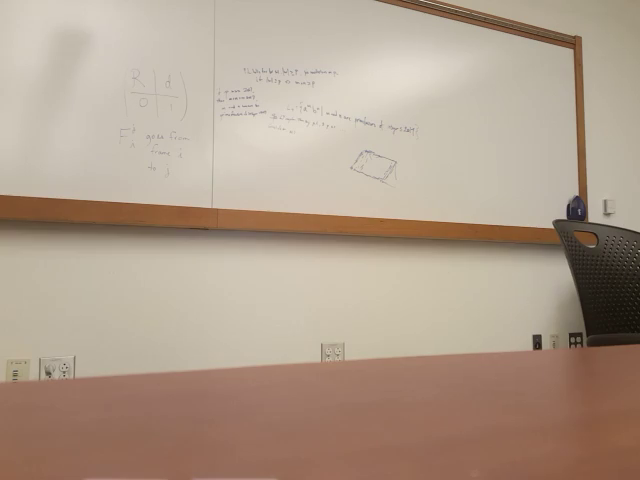
#> input picture frame 34 of chair.mp4, 640 x 480 px, given in place of Part1.mov, which was not available
$ python tracking.py
#> lines starting #> are read from the running program, lines starting #| are printed output that depends on the picture; pictures that were not available may be replaced by others from this repository, and a replacement may not be noted
'''
[project objective here]
Authors: Nhung Hoang and Richard Phillips
Project Dates: 01/30/17 -

Notes:
    Use argparse?
'''

import sys

import numpy as np
import cv2
import matplotlib.pyplot as plt
import argparse


def averaged_background(video, max_frames=600):
	"""
	Take a cv2 VideoCapture object and average out the frames over the whole video or the max_frames, whichever is smallest.
	:param video: cv2.VideoCapture
	:rtype: np.array
	"""
#> called with max_frames = 600
	# Get video dimensions
	width = int(video.get(cv2.CAP_PROP_FRAME_WIDTH))
	height = int(video.get(cv2.CAP_PROP_FRAME_HEIGHT))
	average_bg = np.zeros((height,width), dtype=np.float32)

	# Count frames to make sure we don't try to pull a frame that doesn't exist
	length = video.get(cv2.CAP_PROP_FRAME_COUNT)
	length = np.float64(min(length, max_frames))

	for i in range(int(length)):
		ret, frame = video.read()
		gray = cv2.cvtColor(frame, cv2.COLOR_BGR2GRAY)
		average_bg += np.array(gray)/length
#> this loop made 31 passes
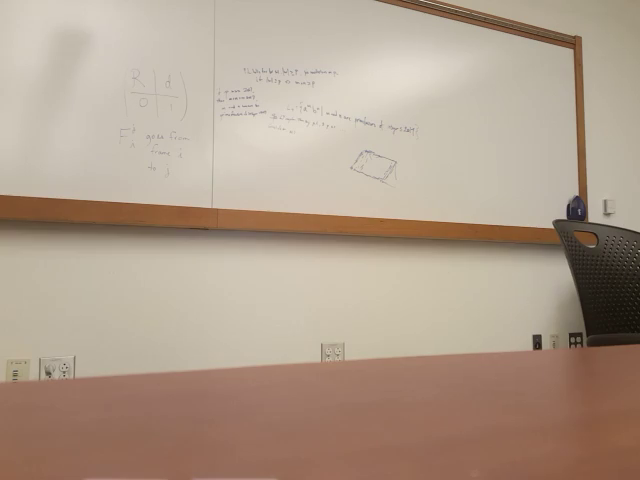
#> input picture frame 34 of chair.mp4, 640 x 480 px, given in place of Part1.mov, which was not available
#> pass 1, in averaged_background, `gray = cv2.cvtColor(frame, cv2.COLOR_BGR2GRAY)`:
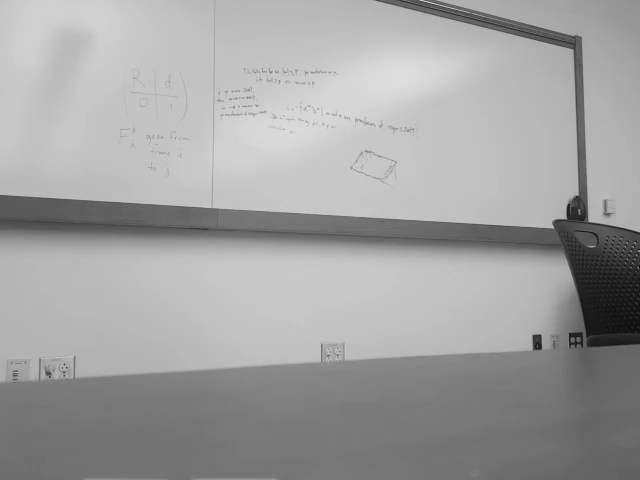
#> gray: shape (480, 640); min 10, max 222, mean 161.3
#> pass 1, in averaged_background, `average_bg += np.array(gray)/length`:
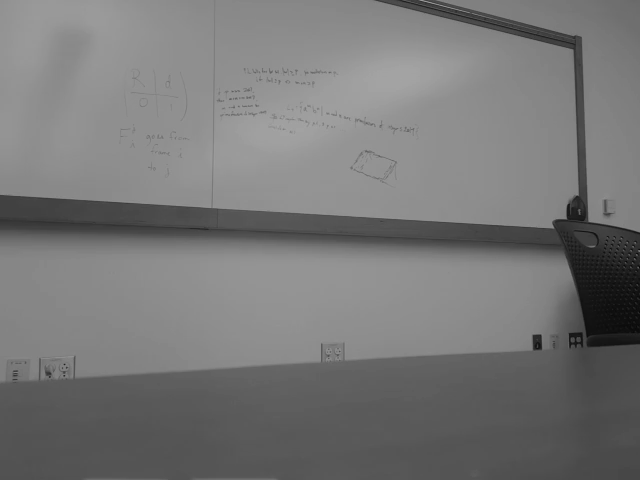
#> average_bg: shape (480, 640) float32; min 0.0291, max 0.645, mean 0.469
#> pass 2, in averaged_background, `average_bg += np.array(gray)/length`:
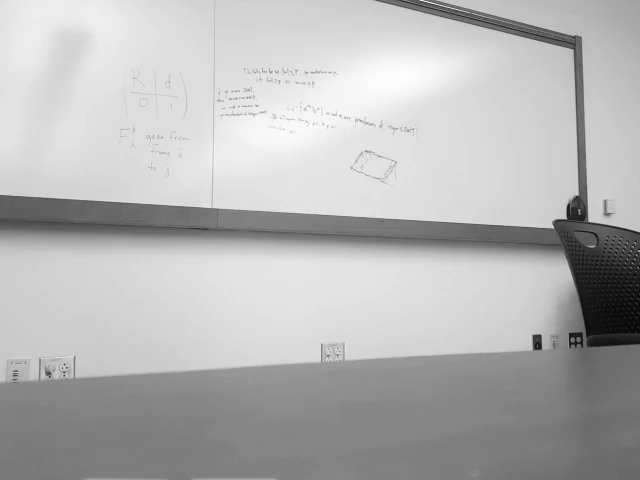
#> average_bg: shape (480, 640) float32; min 0.0581, max 1.29, mean 0.938; drawn with min black and max white

	return average_bg

def threshold_frame(frame, background, threshold=20):
	"""
	Return a binary mask for a specific frame. Frame and background should be np.array or cv.mat objects.
	:return: np.array
	"""
	diff = np.array(frame, np.float32) - background
	ret, mask = cv2.threshold(diff,threshold, 255, cv2.THRESH_BINARY)
	# Debugging check. TODO: Remove in production.
	if np.max(mask) > 255.0:
		raise ValueError("Oops, the binary mask has written specific pixel values to be over 255.")
	return mask

# def morph_operate(frame):


def main(video_file=None):
	if video_file is None:
		video = cv2.VideoCapture(sys.argv[1])
	else:
		video = cv2.VideoCapture(video_file)
	bg = averaged_background(video)

	# plt.imshow(bg,cmap='gray')
	# plt.show()

	# Grab an example frame and threshold
	fourcc = cv2.VideoWriter_fourcc(*'mp4v')
	frame = cv2.VideoCapture(video_file)
	## To Cut
	new_video = cv2.VideoWriter('newvid.mp4', fourcc, 20.0,(360,640),False)
	while True:
		ret, frame2 = frame.read()
		if not ret:
			break
		else:
			frame2 = cv2.cvtColor(frame2, cv2.COLOR_BGR2GRAY)
			frame3 = threshold_frame(frame2, bg, 35)
			# new_video.write(frame3)
			cv2.imshow('frame',frame3)
			if cv2.waitKey(1) & 0xFF == ord('q'):
				break


	# [6 lines of commented-out code are left out]
	video.release()
	cv2.destroyAllWindows()


# main("/Users/Richard/PycharmProjects/ComputerVision/Proj1/E27-Project-One/walking.mp4")
main('Clips/Part1.mov')

$ run again, starting later in the video
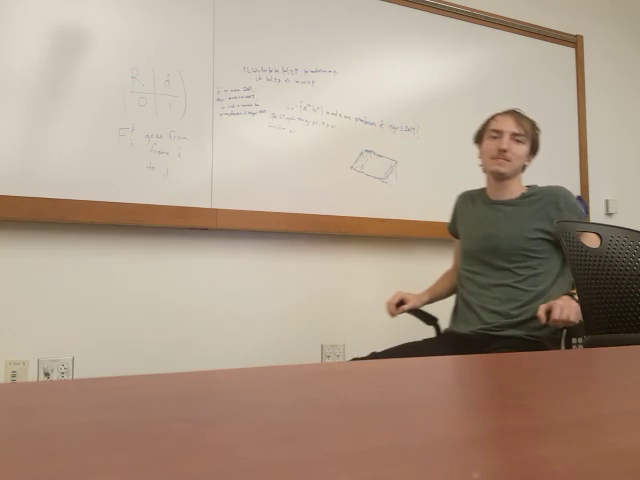
#> input picture frame 154 of chair.mp4, 640 x 480 px, given in place of Part1.mov, which was not available
#> the loop in averaged_background, `for i in range(int(length)):` made 31 passes
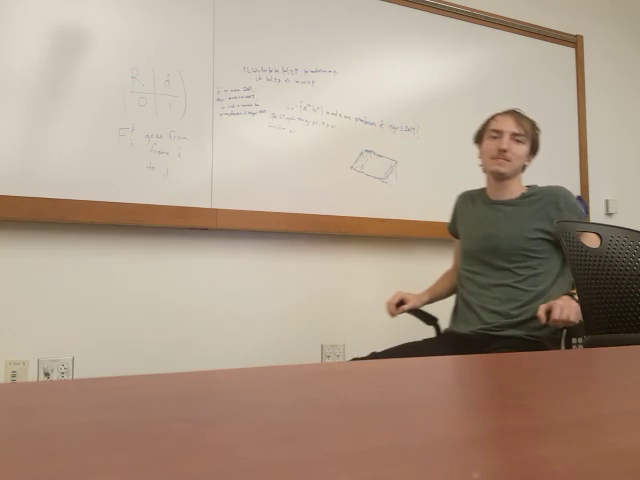
#> input picture frame 154 of chair.mp4, 640 x 480 px, given in place of Part1.mov, which was not available
#> after the loop in averaged_background, `for i in range(int(length)):`:
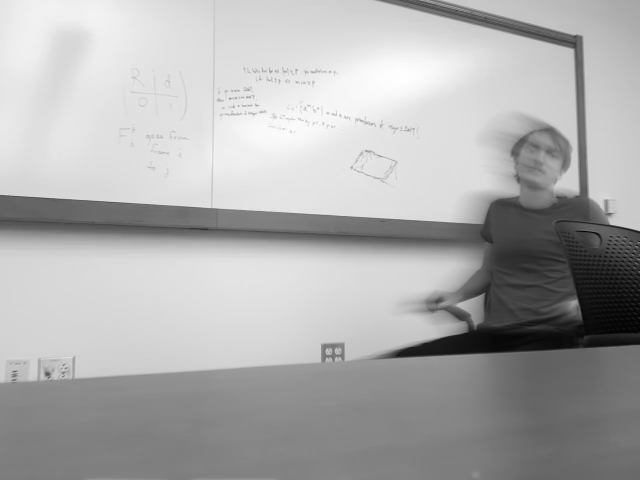
#> average_bg: shape (480, 640) float32; min 1.43, max 19.8, mean 13.93; drawn with min black and max white
#> after the loop in averaged_background, `for i in range(int(length)):`:
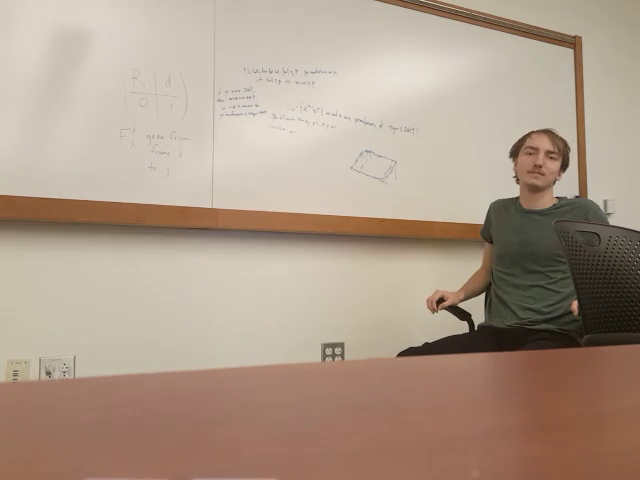
#> frame: shape (480, 640, 3); mean B, G, R 138.8, 155.2, 173.8

$ run again, starting later in the video
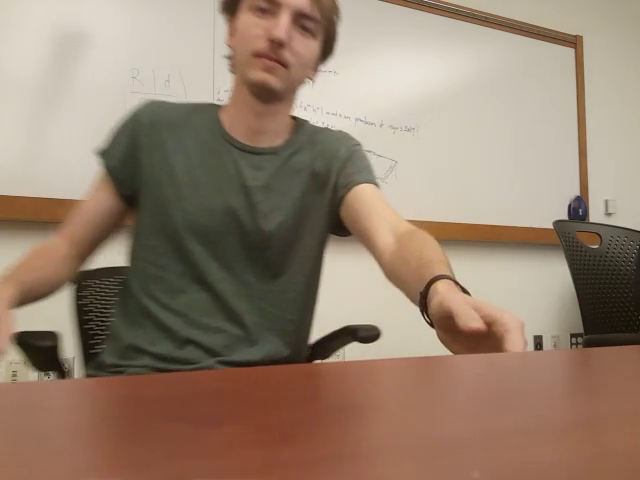
#> input picture frame 275 of chair.mp4, 640 x 480 px, given in place of Part1.mov, which was not available
#> the loop in averaged_background, `for i in range(int(length)):` made 31 passes
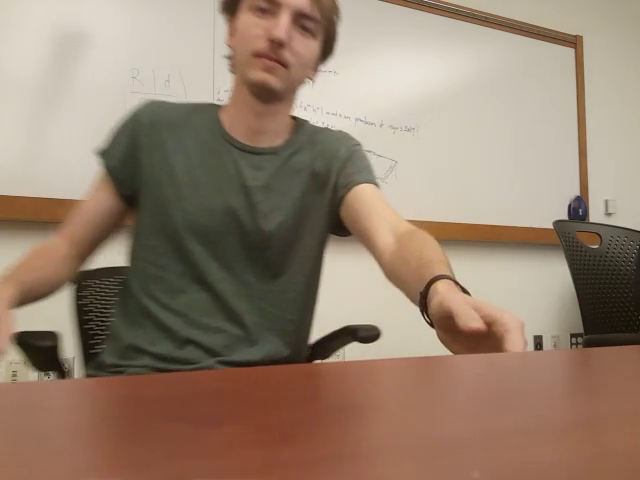
#> input picture frame 275 of chair.mp4, 640 x 480 px, given in place of Part1.mov, which was not available
#> after the loop in averaged_background, `for i in range(int(length)):`:
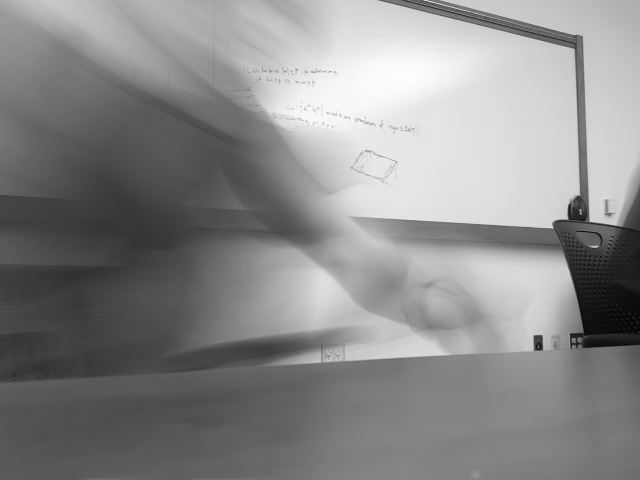
#> average_bg: shape (480, 640) float32; min 1.29, max 20.3, mean 11.7; drawn with min black and max white
#> after the loop in averaged_background, `for i in range(int(length)):`:
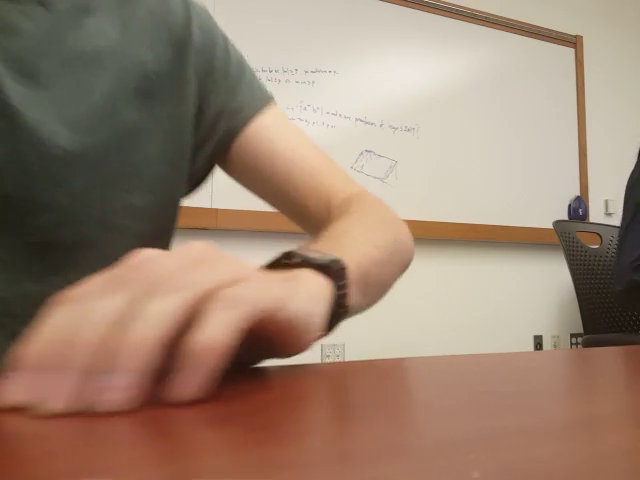
#> frame: shape (480, 640, 3); mean B, G, R 112.8, 131.2, 155.4
